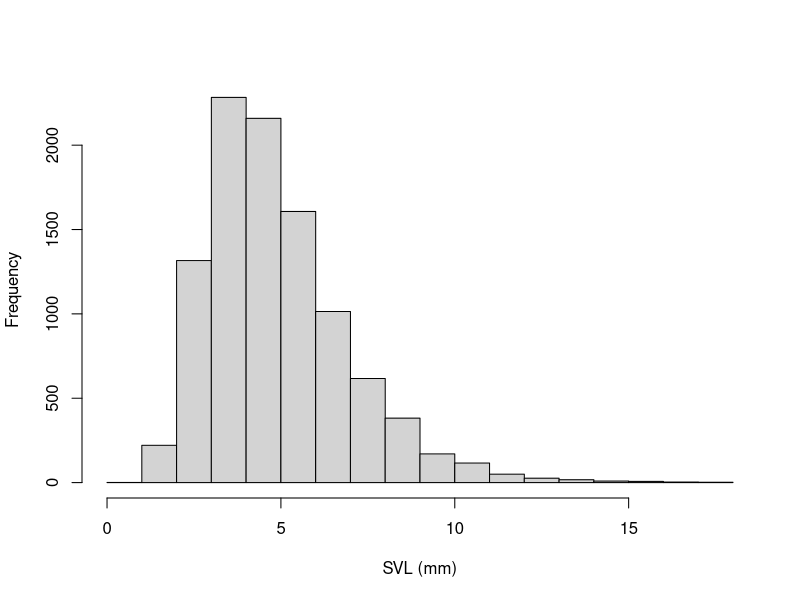
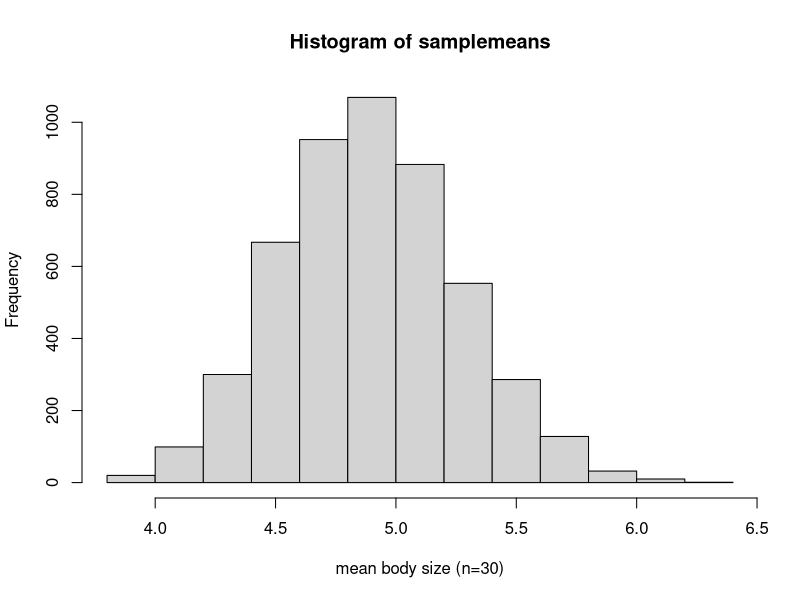
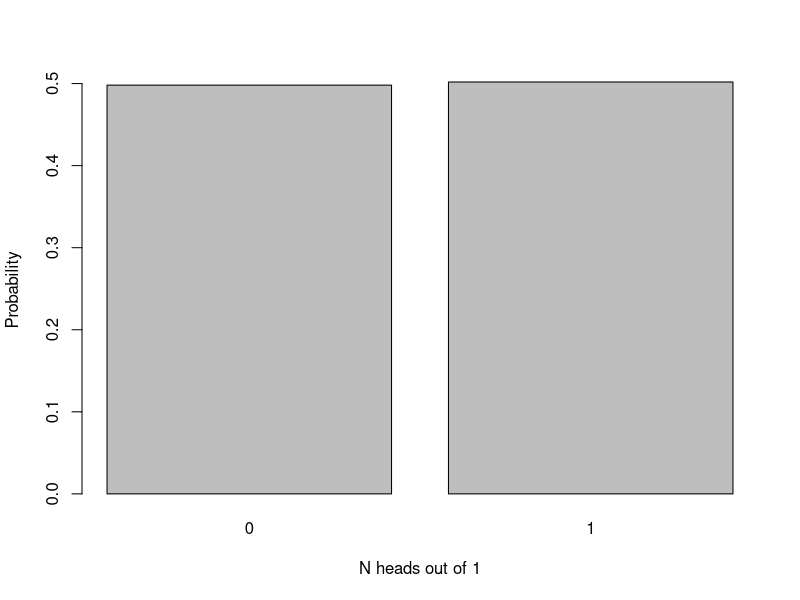
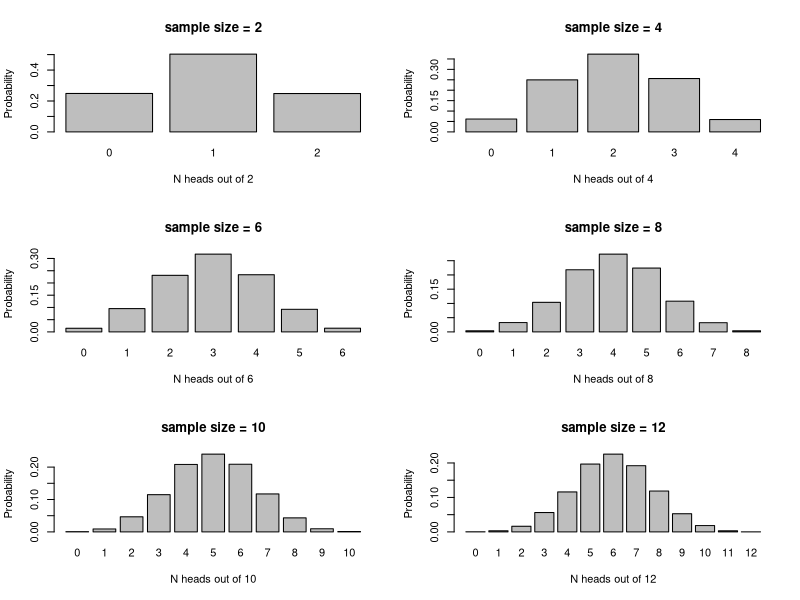
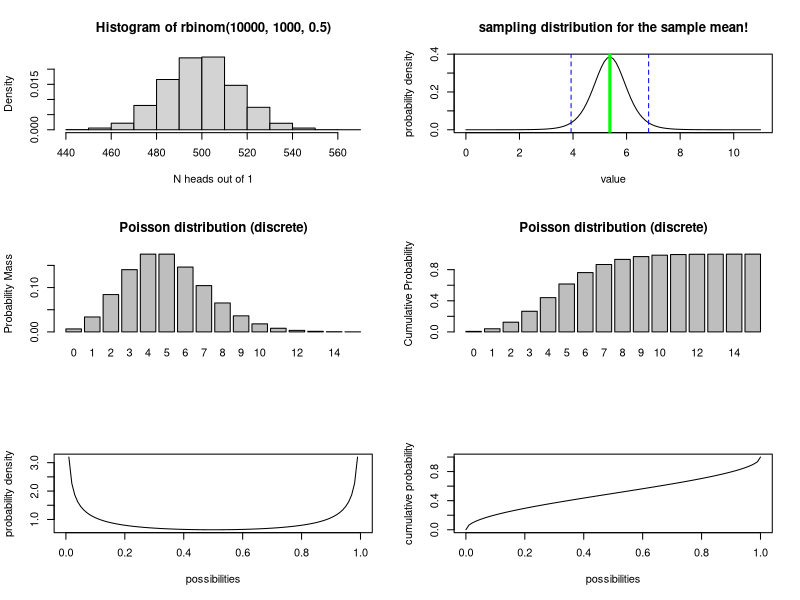
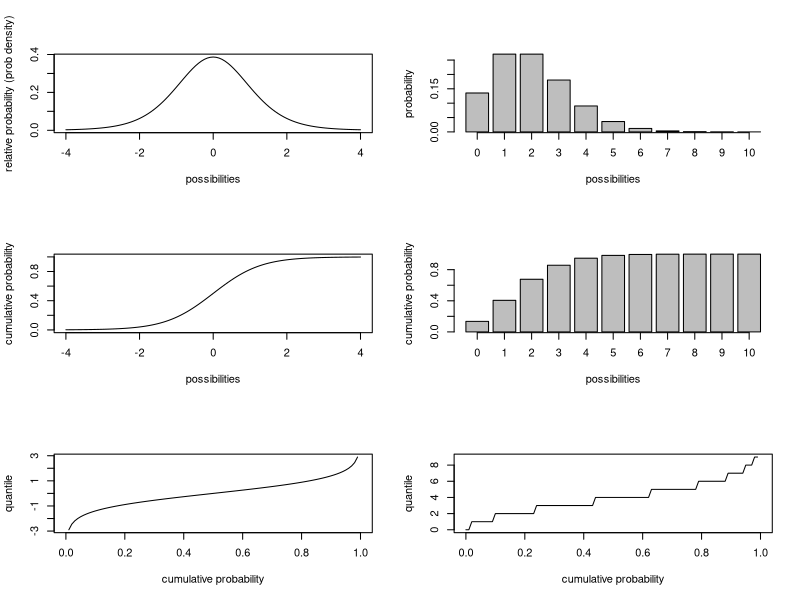
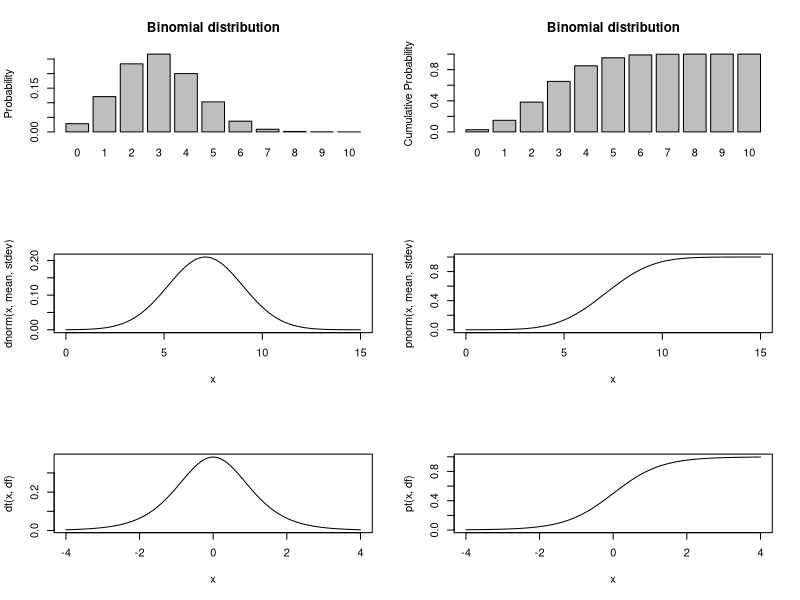
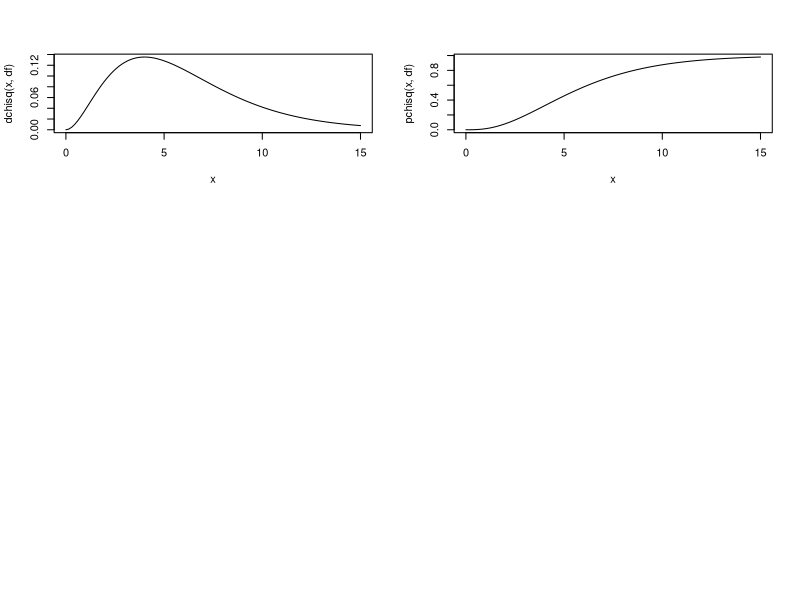

Source code (R) for these figures, in order:
## ---- chunk 1

knitr::opts_chunk$set(
	echo = TRUE,
	message = FALSE,
	warning = FALSE,
	cache = TRUE
)
## ---- chunk 2

##  NRES 710, Lecture 2                               
##    University of Nevada, Reno                       
##    Sampling distributions                                      

## ---- chunk 3

# Yellow-legged frog example ---------------------

### ALL FROGS IN CA (the statistical population- all the frogs!)

allfrogs.bodysize <- rlnorm(10000,1.5,0.4)        # statistical 'population'
hist(allfrogs.bodysize,main="",xlab="SVL (mm)")   # plot out histogram

truemean_SVL <- mean(allfrogs.bodysize)           # the 'parameter'
truemean_SVL 

## ---- chunk 4

mysample <- sample(allfrogs.bodysize,10)    # take sample of size 10 (10 frogs measured)
mean(mysample)   # compute the sample mean


## ---- chunk 5

mysample <- sample(allfrogs.bodysize,20)    # take sample of size 20 (20 frogs measured)
mean(mysample)   # compute the sample mean


## ---- chunk 6

lotsofsamples <- list()

for(s in 1:5000){
  lotsofsamples[[paste0("sample",s)]] <- sample(allfrogs.bodysize,30)    # take sample of size 30 (20 frogs measured)
}

lotsofsamples$sample1
lotsofsamples$sample99
lotsofsamples$sample732

## ---- chunk 7

samplemeans <- sapply(lotsofsamples,mean)

hist(samplemeans,xlab="mean body size (n=30)")    # visualize the sampling distribution!

## ---- chunk 8

barplot(table(rbinom(10000,1,.5))/10000,xlab="N heads out of 1",ylab="Probability")

## ---- chunk 9
par(mfrow=c(3,2))
for(i in seq(2,12,2)){
   barplot(table(rbinom(10000,i,.5))/10000,xlab=sprintf("N heads out of %s",i),ylab="Probability",main=paste0("sample size = ",i))
   #hist(rbinom(10000,i,.5),main=paste0("sample size = ",i),xlab=sprintf("N heads out of %s",i)) 
}

## ---- chunk 10

hist(rbinom(10000,1000,.5),xlab="N heads out of 1",freq = F)

## ---- chunk 11

# Survey of common sampling distributions -----------------

# Sampling distribution: the sample mean

mysample <- c(4.1,3.5,3.7,6.6,8.0,5.4,7.3,4.4)
mysample
n <- length(mysample)    # sample size
sample.mean <- mean(mysample)  # sample mean
sample.stdev <- sd(mysample)   # sample standard deviation (r uses denominator of n-1 by default!)
std.error <- sample.stdev/sqrt(n) 

std.error 

## ---- chunk 12

sampdist <- function(x){dt((x-sample.mean)/std.error,n-1)}
curve(sampdist,0,11,ylab="probability density",xlab="value",main="sampling distribution for the sample mean!")
abline(v=sample.mean,col="green",lwd=3)
confint <- c(sample.mean+std.error*qt(0.025,n-1),sample.mean+std.error*qt(0.975,n-1))
abline(v=confint,col="blue",lty=2)

## ---- chunk 13

# Probability distributions ---------------------

# Discrete probability distributions 

mean <- 5
rpois(10,mean)    # note: the random numbers sampled from this distribution have no decimal component

             # plot discrete probabilities of getting particular outcomes!
xvals <- seq(0,15,1)
probs <- dpois(xvals,lambda=mean)
names(probs) <- xvals
               
barplot(probs,ylab="Probability Mass",main="Poisson distribution (discrete)")

barplot(cumsum(probs),ylab="Cumulative Probability",main="Poisson distribution (discrete)")   # cumulative distribution

sum(probs)   # just to make sure it sums to 1!  Does it???

## ---- chunk 14

# continuous distributions

shape1 = 0.5
shape2 = 0.5

rbeta(10,shape1,shape2)   # generate 10 random numbers from a continuous distribution

curve(dbeta(x,shape1,shape2),ylab="probability density",xlab="possibilities")   # probability density function (PDF)

curve(pbeta(x,shape1,shape2),ylab="cumulative probability",xlab="possibilities")   # cumulative distribution

integrate(f=dbeta,lower=0,upper=1,shape1=shape1,shape2=shape2)    # just to make sure it integrates to 1!!

## ---- chunk 15

# random number generators

rnorm(10)    # generate 10 random numbers from a standard normal distribution
rnorm(5,25,5)  # generate 5 random numbers from a normal distribution with mean=25 and sd=5
rpois(8,18)  # generate 8 random numbers from a poisson distribution with mean=18

## ---- chunk 16

## probability density function example 

curve(dt(x,8),-4,4,xlab="possibilities",ylab='relative probability (prob density)')

## ---- chunk 17

## probability mass function example 

x <- barplot(sapply(0:10,function(t) dpois(t,2)),xlab="possibilities",ylab='probability')
axis(1,at=x,labels=0:10)

## ---- chunk 18

## cumulative distribution function  

    # for continuous distribution
curve(pt(x,df=8),-4,4,xlab="possibilities",ylab='cumulative probability')

    # for discrete distribution
x <- barplot(sapply(0:10,function(t) ppois(t,2)),xlab="possibilities",ylab='cumulative probability')
axis(1,at=x,labels=0:10)

## ---- chunk 19

## quantile function  

    # for continuous distribution
curve(qt(x,df=8),0,1,xlab="cumulative probability",ylab='quantile')

    # for discrete distribution
curve(qpois(x,4),0,1,xlab="cumulative probability",ylab='quantile')

## ---- chunk 20

# Binomial

size <- 10
prob <- 0.3
rbinom(10,size,prob)

xvals <- seq(0,size,1)
probs <- dbinom(xvals,size,prob)
names(probs) <- xvals
               
barplot(probs,ylab="Probability",main="Binomial distribution")

barplot(cumsum(probs),ylab="Cumulative Probability",main="Binomial distribution")   # cumulative distribution

sum(probs)   # just to make sure it sums to 1!  Does it???

## ---- chunk 21

# Gaussian (normal)

mean = 7.1
stdev = 1.9

rnorm(10,mean,stdev)

curve(dnorm(x,mean,stdev),0,15)   # probability density

curve(pnorm(x,mean,stdev),0,15)   # cumulative distribution

integrate(f=dnorm,lower=-Inf,upper=Inf,mean=mean,sd=stdev)    # just to make sure it integrates to 1!!


## ---- chunk 22

# t distribution

df = 6

rt(10,df)     # random numbers from the t distribution

curve(dt(x,df),-4,4)   # probability density

curve(pt(x,df),-4,4)   # cumulative distribution

integrate(f=dt,lower=-Inf,upper=Inf,df=df)    # just to make sure it integrates to 1!!


## ---- chunk 23

# Chi-squared distribution

df = 6

rchisq(10,df)     # random numbers from the chi squared distribution

curve(dchisq(x,df),0,15)   # probability density

curve(pchisq(x,df),0,15)   # cumulative distribution

integrate(f=dchisq,lower=0,upper=Inf,df=df)    # just to make sure it integrates to 1!!


